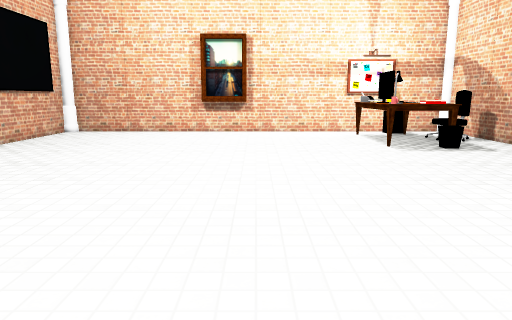
[1] (above)

21 first-person views from a walk through a 3-D level made in the Unity game engine. The camera is 1.4 m above the floor, tilts 10° down and sees 70° across. The floor is counted in squares, 0.5 m on a side. Each view is taken from the middle of a square. On the plan, view 1 faces up. The plan holds only what a view shows up to about 20 squares ahead; the rest is blank. The player character is not drawn. Some surface patterns are stand-ins.

[2]
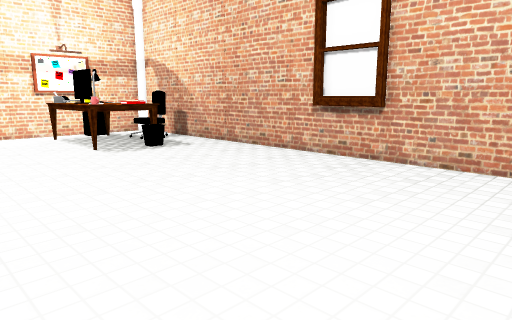

[3]
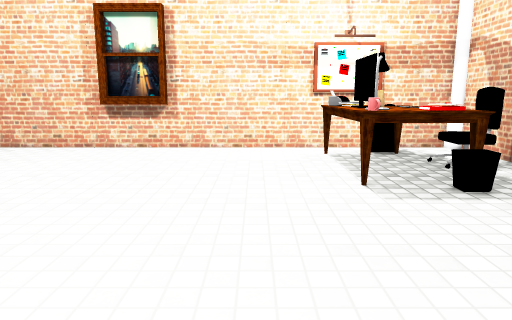

[4]
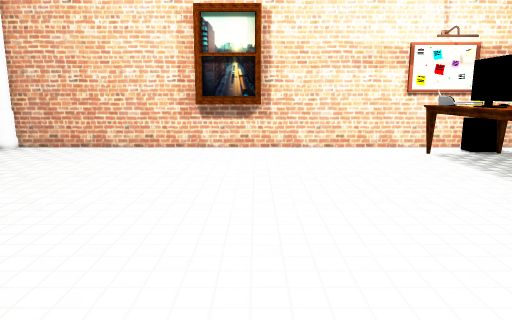

[5]
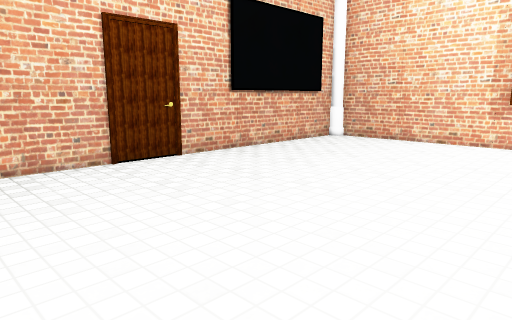

[6]
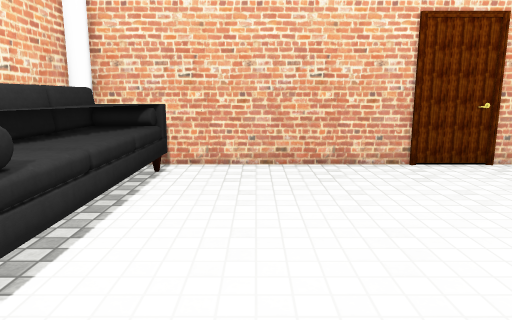

[7]
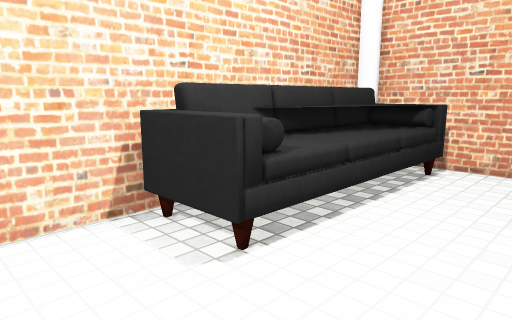

[8]
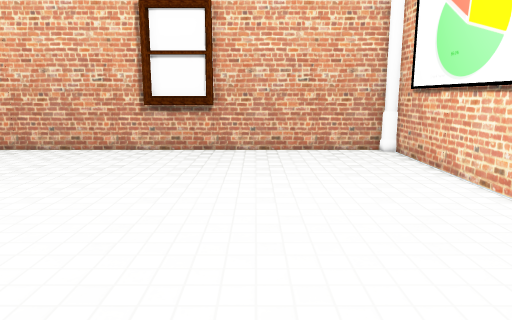

[9]
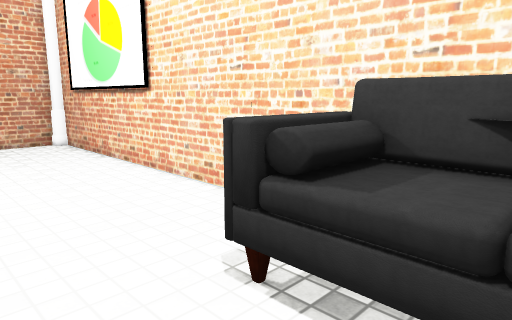

[10]
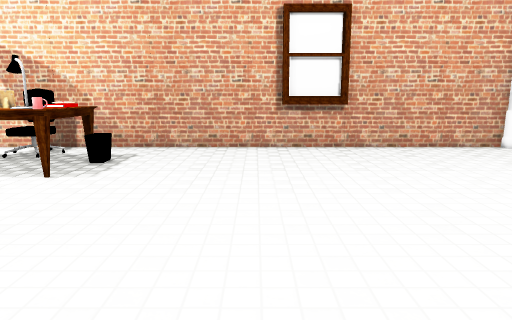

[11]
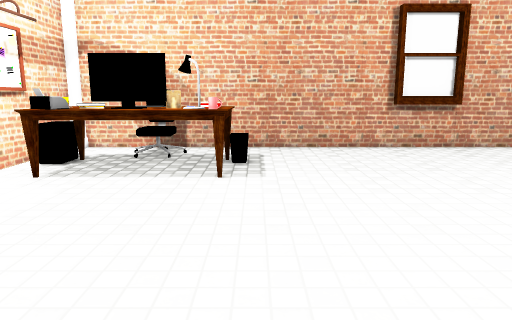

[12]
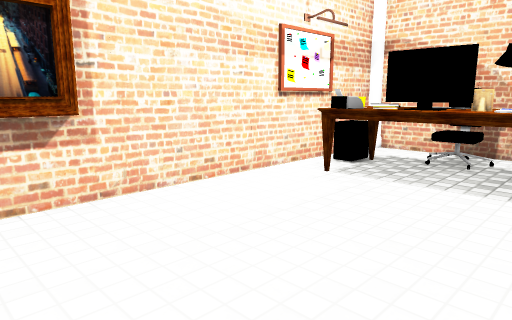

[13]
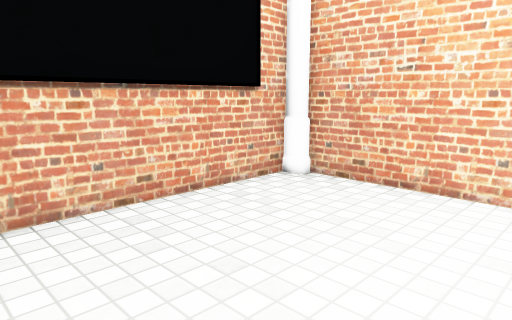

[14]
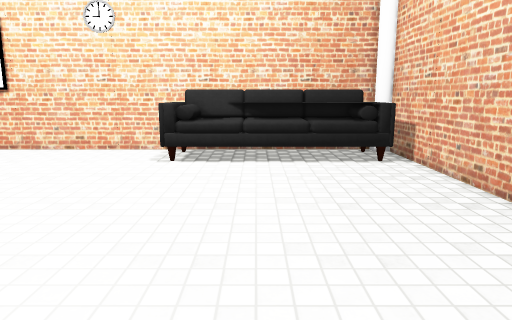

[15]
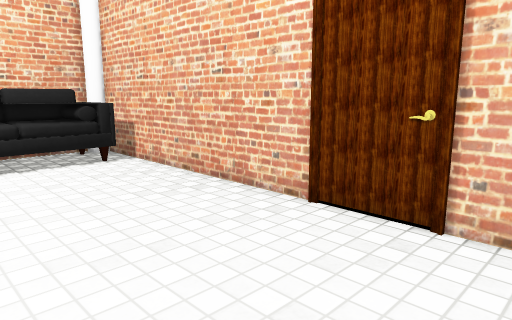

[16]
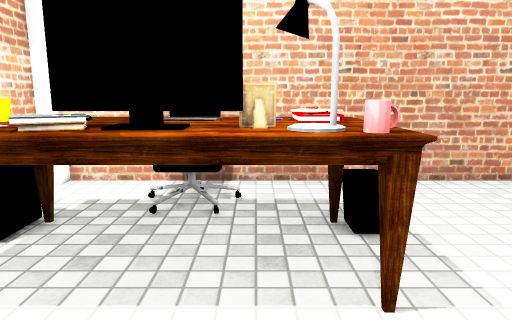

[17]
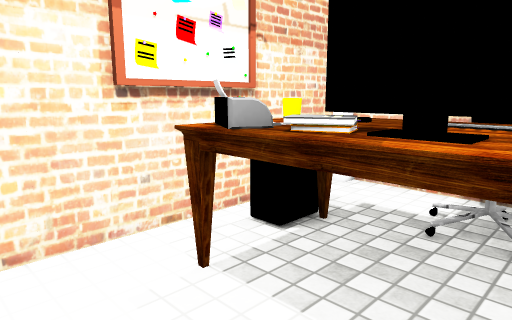

[18]
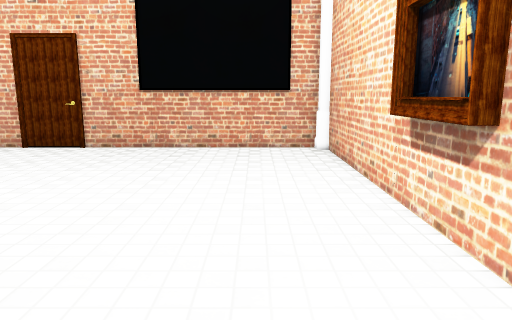

[19]
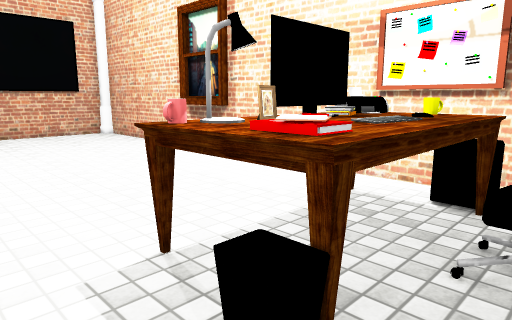

[20]
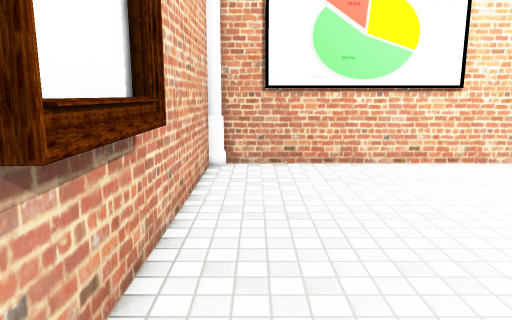

[21]
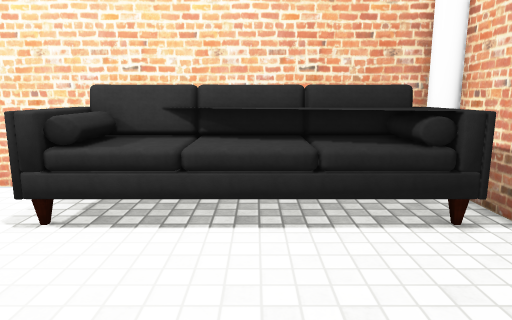

### Floor plan
Key: @ floor where view 1 was taken; # wall or solid block; . floor; = window, fence, low wall or low ledge; O other object.
Columns run from 15 left of view 1 to 15 right of it. Each row starts with its distance up from view 1.
 29  ############################
 28 ##.........####..........OO  ##
 27 #.....................OOOOO...#
 26 #.....................OOOOO...#
 25 # ....................OOOOO...#
 24  #....................OOOOOOO.#
 23  #....................OOOOOOO.#
 22  #....................OOOOO...#
 21  #....................OOOOO...#
 20 # ....................OOOO#...#
 19 #........................==...#
 18 #.............................#
 17 #.............................#
 16 #.............................#
 15 #.............................#
 14 #.............................#
 13 #.............................#
 12 #.............................#
 11 #............................##
 10 #............................##
  9 #............................##
  8 #.............................#
  7 #.............................#
  6 #.............................#
  5 #.............................#
  4 #.............................#
  3 #.OOOOOOOOOO..................#
  2 #OOOOOOOOOOO..................#
  1 #OOOOOOOOOOO..................#
  0 #OOOOOOOOOOO...@..............#
 -1 ###############################

Where each view was taken, in squares from view 1:
view 1: 0 up, 0 right, facing up
view 2: 1 up, 0 right, facing up-right
view 3: 9 up, 4 right, facing up
view 4: 9 up, 1 left, facing up
view 5: 6 up, 0 right, facing up-left
view 6: 6 up, 0 right, facing left
view 7: 7 up, 0 right, facing down-left
view 8: 6 up, 4 left, facing right
view 9: 6 up, 8 left, facing down-right
view 10: 13 up, 5 left, facing right
view 11: 19 up, 5 left, facing right
view 12: 19 up, 4 left, facing up-right
view 13: 18 up, 6 left, facing up-left
view 14: 18 up, 8 left, facing down
view 15: 18 up, 7 left, facing down-left
view 16: 22 up, 3 right, facing right
view 17: 22 up, 4 right, facing up-right
view 18: 25 up, 5 right, facing left
view 19: 17 up, 13 right, facing up-left
view 20: 14 up, 13 right, facing down
view 21: 10 up, 9 left, facing down
